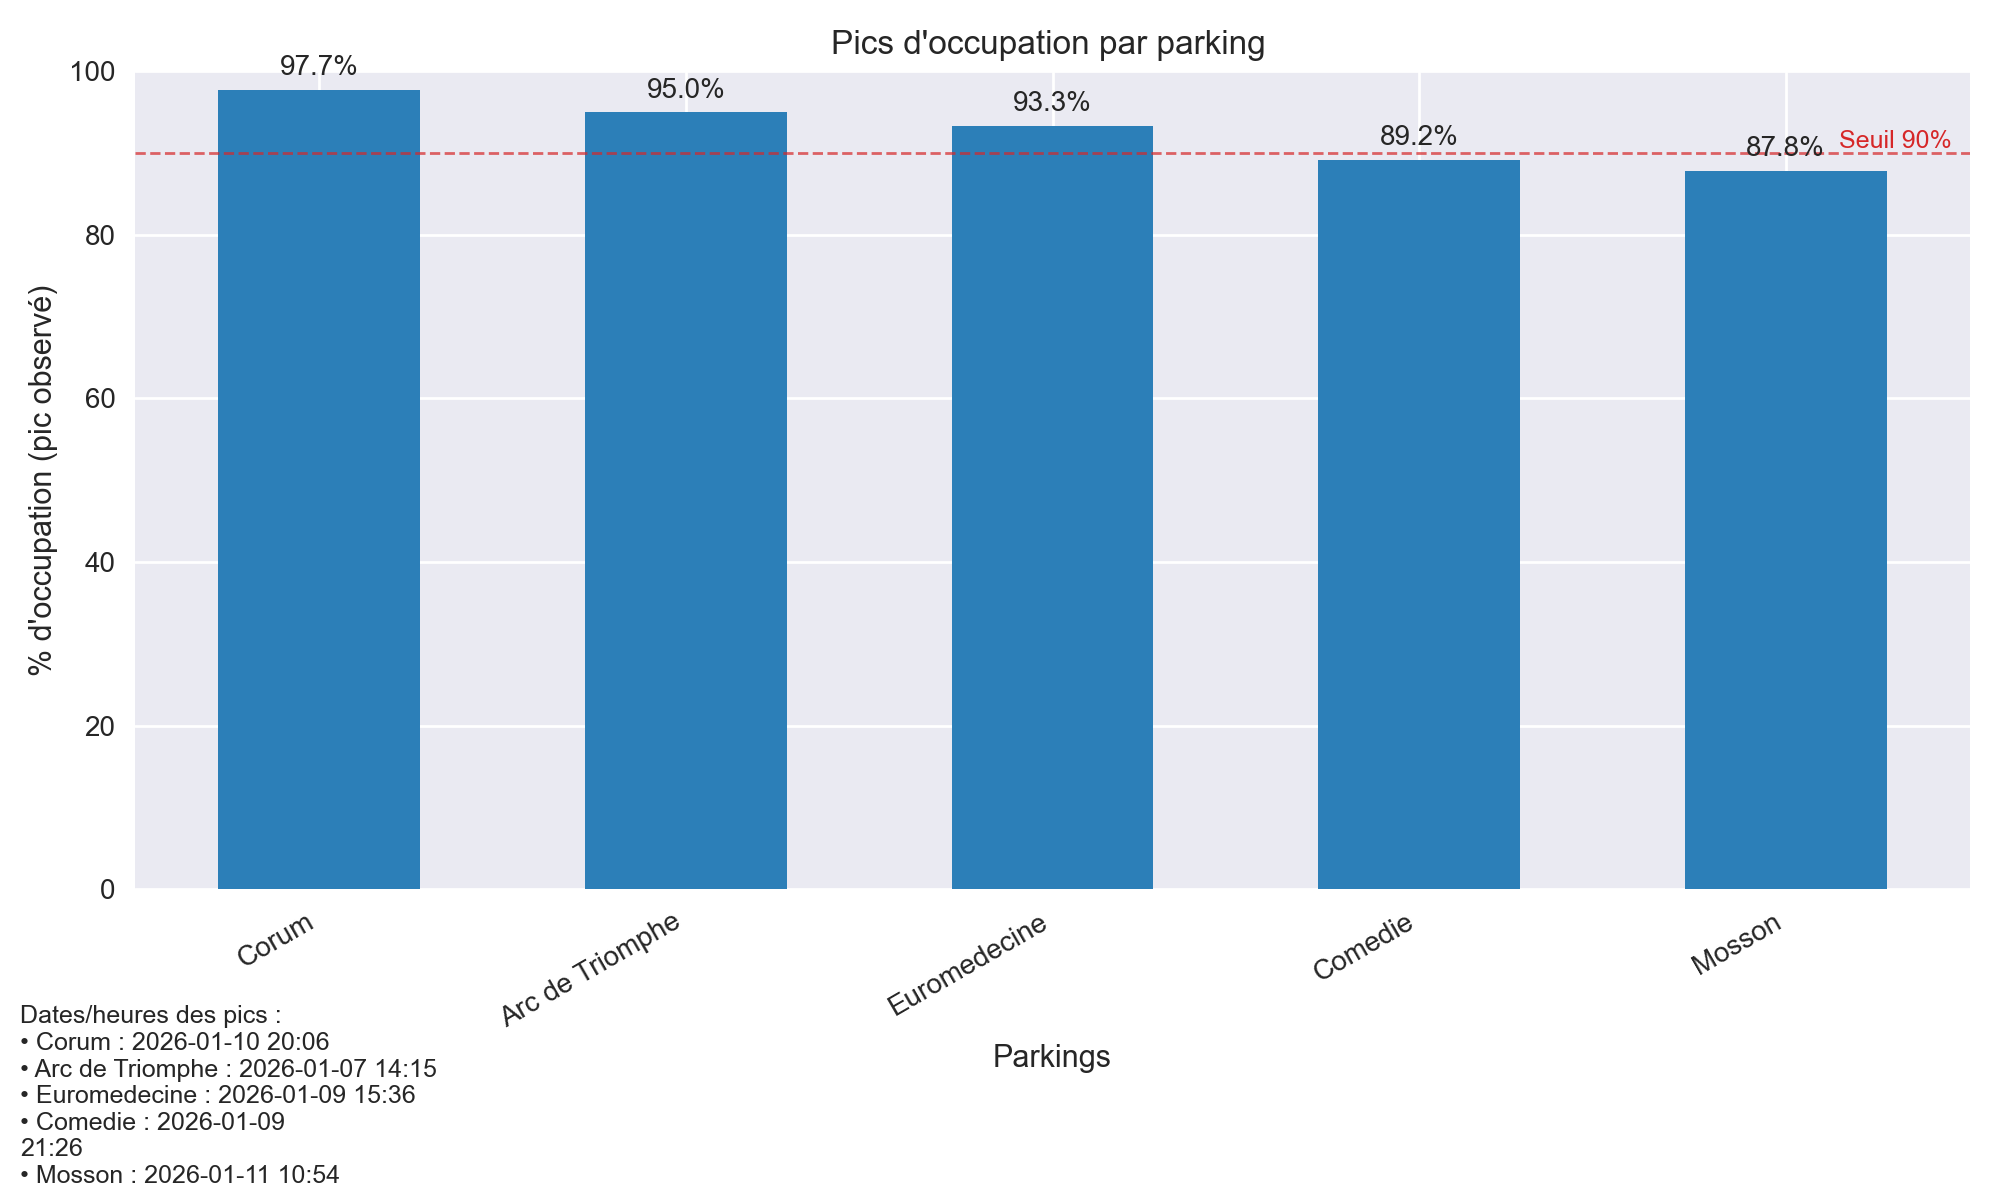

The Python source for this figure:


import json, textwrap
import pandas as pd
import matplotlib.pyplot as plt
from datetime import datetime

SEUIL = 90.0
JSON_FILE = "donnees_voiture.json"


with open(JSON_FILE, "r", encoding="utf-8") as f:
    raw = json.load(f)

rows = []
for entry in raw:
    dt = datetime.strptime(entry["horodatage"], "%Y-%m-%d %H:%M:%S")
    for rec in entry["donnees"]:
        rows.append({
            "datetime": dt,
            "date": dt.date().isoformat(),
            "heure": dt.time().isoformat(timespec="minutes"),
            "parking": rec["nom"],
            "libres": rec["places_libres"],
            "tot": rec["places_totales"]
        })

df = pd.DataFrame(rows)
df["taux"] = (1 - df["libres"] / df["tot"]) * 100

# retire les parking fqui bug
stats = df.groupby("parking").agg(n=("taux","count"), std=("taux","std")).reset_index()
faulty = set(stats.loc[(stats["n"]<=1) | (stats["std"].fillna(0)<=1e-9), "parking"])
df_ok = df[~df["parking"].isin(faulty)].copy()

peaks = df_ok.sort_values("taux").groupby("parking").tail(1)[["parking","date","heure","taux"]]
peaks = peaks.sort_values("taux", ascending=False)

peaks90 = peaks[peaks["taux"] >= SEUIL].copy()
use = peaks90 if len(peaks90) >= 5 else peaks.head(5)

caption_lines = [f"• {row.parking} : {row.date} {row.heure}" for row in use.itertuples(index=False)]
caption = "\n".join(caption_lines)

plt.style.use("seaborn-v0_8")
fig, ax = plt.subplots(figsize=(max(10, len(use)*1.2), 6))
bars = ax.bar(use["parking"], use["taux"], color="#2c7fb8", width=0.55)
ax.set_ylim(0, 100)
ax.set_ylabel("% d'occupation (pic observé)")
ax.set_xlabel("Parkings")
ax.set_title("Pics d'occupation par parking ")
plt.xticks(rotation=30, ha="right")

for rect, v in zip(bars, use["taux"]):
    ax.text(rect.get_x()+rect.get_width()/2., v+1, f"{v:.1f}%", ha="center", va="bottom", fontsize=10)

ax.axhline(90, color="#d62728", linestyle="--", linewidth=1, alpha=0.7)
ax.text(0.99, 0.90, "Seuil 90%", color="#d62728", ha="right", va="bottom", transform=ax.transAxes, fontsize=9)

wrapped = textwrap.fill(caption, width=120, break_long_words=False, replace_whitespace=False)
fig.text(0.01, 0.01, f"Dates/heures des pics :\n{wrapped}", fontsize=9, va="bottom", ha="left")

plt.tight_layout(rect=[0, 0.08, 1, 1])
fig.savefig("saturation.png", dpi=200)
plt.close(fig)

print("graphique crée")
